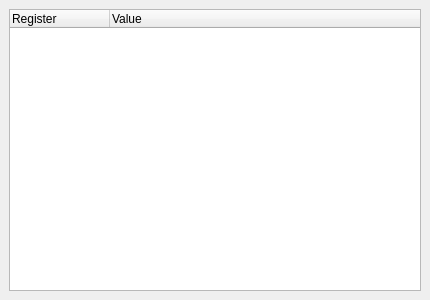
<?xml version="1.0" encoding="UTF-8"?>
<ui version="4.0">
 <class>Registers</class>
 <widget class="QDockWidget" name="Registers">
  <property name="geometry">
   <rect>
    <x>0</x>
    <y>0</y>
    <width>430</width>
    <height>300</height>
   </rect>
  </property>
  <property name="windowTitle">
   <string>MIPS Registers</string>
  </property>
  <widget class="QWidget" name="dockWidgetContents">
   <layout class="QVBoxLayout" name="verticalLayout">
    <item>
     <widget class="QTreeWidget" name="treeWidget">
      <property name="alternatingRowColors">
       <bool>true</bool>
      </property>
      <column>
       <property name="text">
        <string>Register</string>
       </property>
      </column>
      <column>
       <property name="text">
        <string>Value</string>
       </property>
      </column>
     </widget>
    </item>
   </layout>
  </widget>
 </widget>
 <resources/>
 <connections/>
</ui>
